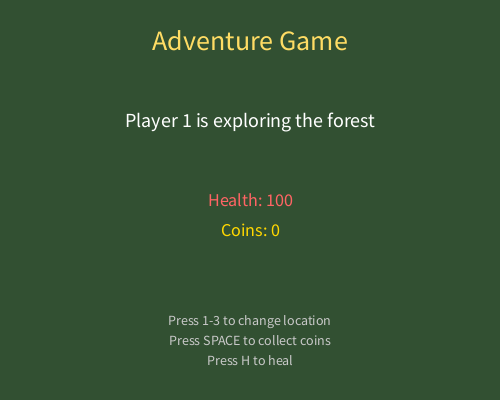
Frame 1 (no input)
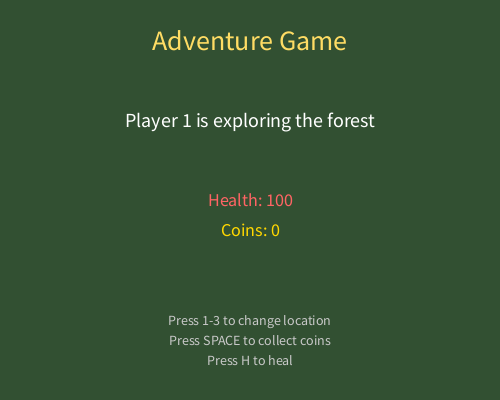
Frame 60 (the mouse pressed at the canvas centre just before this capture)
Frame 120 (the mouse held since frame 60 and released just before this capture): identical to frame 60, image omitted

The Processing sketch that drew these frames (run headless with seeded random() and noise(); from frame 60 on, the mouse is pressed at the canvas centre):

// Processing sketch: Day_1_Demo
// ── Day_1_Demo.pde
// Day 1 Demo - String Variables
// Interactive message builder with strings

// --- CUSTOM VARIABLES ---
String playerName = "Player 1";
String action = "is exploring";
String location = "the forest";
int health = 100;
int coins = 0;

void setup() {
  size(500, 400);
  textAlign(CENTER, CENTER);
}

void draw() {
  background(50, 80, 50);  // Forest green background

  // --- TITLE ---
  fill(255, 220, 100);  // Gold color
  textSize(28);
  text("Adventure Game", width/2, 40);

  // --- BUILD STATUS MESSAGE ---
  // Concatenate strings to create a full sentence
  String statusMessage = playerName + " " + action + " " + location;

  fill(255);
  textSize(20);
  text(statusMessage, width/2, 120);

  // --- STATS DISPLAY ---
  // Combine strings with numbers
  String healthText = "Health: " + health;
  String coinsText = "Coins: " + coins;

  fill(255, 100, 100);  // Red for health
  textSize(18);
  text(healthText, width/2, 200);

  fill(255, 215, 0);  // Gold for coins
  text(coinsText, width/2, 230);

  // --- INSTRUCTIONS ---
  fill(200);
  textSize(14);
  text("Press 1-3 to change location", width/2, 320);
  text("Press SPACE to collect coins", width/2, 340);
  text("Press H to heal", width/2, 360);
}

void keyPressed() {
  // --- CHANGE LOCATION ---
  if (key == '1') {
    location = "the forest";
    action = "is exploring";
  }
  if (key == '2') {
    location = "the cave";
    action = "is searching";
  }
  if (key == '3') {
    location = "the village";
    action = "is visiting";
  }

  // --- COLLECT COINS ---
  if (key == ' ') {
    coins = coins + 10;
  }

  // --- HEAL ---
  if (key == 'h' || key == 'H') {
    health = 100;
  }
}
